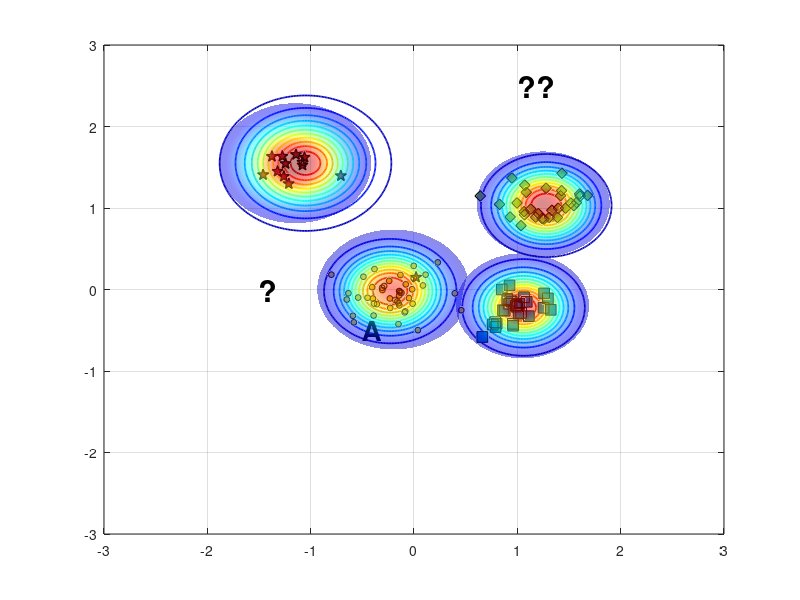

MATLAB code for this plot: (Note: this script raises an error after producing the figure.)
%% Reproduce EVM-style demo figure (no toolboxes)
clear; close all; clc; rng(7);

% ---------- 1) 合成四类二维数据 ----------
% 类中心（大致对应图中位置）
C_star  = [-1.15  1.55];   % 红色星
C_diam  = [ 1.25  1.05];   % 绿色菱形
C_square= [ 1.05 -0.20];   % 蓝色方块
C_dot   = [-0.20  0.00];   % 蓝色小点（被 A 标注影响的那簇）

% 协方差（控制每簇形状）
S = @(sx,sy,rho)[sx^2 rho*sx*sy; rho*sx*sy sy^2];
Sig_star   = S(0.18,0.20, 0.05);
Sig_diam   = S(0.22,0.18,-0.10);
Sig_square = S(0.20,0.16, 0.05);
Sig_dot    = S(0.25,0.18, 0.00);

% 从高斯采样（不用 mvnrnd）
sample = @(N,mu,SIG) (randn(N,2)*chol(SIG,'lower') + mu);

X_star   = sample(12,C_star,   Sig_star);
X_diam   = sample(30,C_diam,   Sig_diam);
X_square = sample(28,C_square, Sig_square);
X_dot    = sample(45,C_dot,    Sig_dot);

% 加一个“离群星”靠近 A（见原图左中）
X_star = [X_star; 0.02 0.15];

% ---------- 2) 底面散点与样式 ----------
figure('Color','w','Position',[100,100,800,600]);
hold on; box on; grid on;
z0 = 0; % 所有散点都放在 z=0 的平面

% 确保按照绘制顺序叠放，便于把散点置顶
set(gca,'SortMethod','childorder');

h_star   = scatter3(X_star(:,1),  X_star(:,2),  z0+zeros(size(X_star,1),1),  70, ...
        'pentagram', 'filled', 'MarkerEdgeColor','k', 'MarkerFaceColor',[0.635294 0.0784314 0.184314], 'LineWidth',1.0); % 红色五角星 #A2142F
h_diam   = scatter3(X_diam(:,1),  X_diam(:,2),  z0+zeros(size(X_diam,1),1),  60, ...
        'd', 'filled', 'MarkerEdgeColor','k', 'MarkerFaceColor',[0.466667 0.674510 0.188235]); % 绿色菱形 #77AC30
h_square = scatter3(X_square(:,1),X_square(:,2),z0+zeros(size(X_square,1),1),60, ...
        's', 'filled', 'MarkerEdgeColor','k', 'MarkerFaceColor',[0 0.447059 0.741176]); % 蓝色正方形 #0072BD
h_dot    = scatter3(X_dot(:,1),   X_dot(:,2),   z0+zeros(size(X_dot,1),1),   18, ...
        'o', 'filled', 'MarkerEdgeColor','k', 'MarkerFaceColor',[0.929412 0.694118 0.125490]); % 黄色圆形 #EDB120


% ---------- 3) ψ-model 等值环（彩色同心） ----------
% 采用带形状参的径向函数 psi(r) = exp(-(r/s)^t)
psi = @(X,Y,cx,cy,s,t) exp( - ( sqrt((X-cx).^2 + (Y-cy).^2) ./ s ).^t );

% 选几处“极端向量/代表点”（包含 A 所在）
EV = [ -0.23 -0.02 ;   % A 对应蓝点极端向量
        1.06 -0.22 ;   % 蓝方块
        1.28  1.03 ;   % 绿菱形
       -1.05  1.55 ];  % 红星
scale = [0.42, 0.36, 0.40, 0.48];   % 各自 scale
shape = [2.6,  2.2,  2.4,  2.0];    % 各自 shape

% 网格
[xg,yg] = meshgrid(linspace(-3,3,400));
colormap(jet); caxis([0 1]);

% 等高线层级（红到蓝：高到低）
levels = linspace(1.0,0.05,12);

for k = 1:size(EV,1)
    Z = psi(xg,yg,EV(k,1),EV(k,2),scale(k),shape(k));
    [~, h] = contour(xg,yg,Z,levels);    % 直接画在底面，保持颜色映射
    set(h,'LineWidth',1.25);

    % 将等高线明确压到 z=0（兼容不同 MATLAB 版本）
    ch = get(h,'Children');
    for ic = 1:numel(ch)
        zd = get(ch(ic),'ZData');
        if ~isempty(zd)
            set(ch(ic),'ZData',zeros(size(zd))); % 强制贴在 z=0
        end
    end
end

% 标出 A 与问号
h_A = text(-0.5,-0.5,0,'A','FontWeight','bold','FontSize',20,'Color','k');
text( 1, 2.5,0,'??','FontWeight','bold','FontSize',22,'Color','k');
text( -1.5,0,0,'?','FontWeight','bold','FontSize',22,'Color','k');

% ---------- 4) 上方半透明“钟形面”（表示类支持/概率） ----------
% 用四个高斯穹顶，中心与各簇一致
gauss2 = @(X,Y,cx,cy,s) exp(-((X-cx).^2 + (Y-cy).^2)/(2*s^2));
tops  = {C_star, C_diam, C_square, C_dot};
sigT  = [0.32 0.28 0.28 0.32];   % 调小 sigma，使穹顶更集中
amp   = [1.05 0.95 0.90 0.85];

% 抬高穹顶，并缩小每个穹顶的覆盖范围（为每个穹顶使用局部网格）
zlift      = 0.22;   % 统一抬高量（不改变颜色映射）
spanFactor = 2.3;    % 每个穹顶半宽 = spanFactor * sigma（越小覆盖越小）
gridN      = 121;    % 局部网格分辨率
thetaN     = 181;    % 角向分辨率（圆形采样）

for i=1:4
    cx = tops{i}(1); cy = tops{i}(2);
    span = spanFactor * sigT(i);
    % 极坐标圆形采样
    rVec = linspace(0, span, gridN);
    thVec = linspace(0, 2*pi, thetaN);
    [Rg, Tg] = ndgrid(rVec, thVec);
    xgi = cx + Rg .* cos(Tg);
    ygi = cy + Rg .* sin(Tg);

    Zt = amp(i) * gauss2(xgi,ygi,cx,cy,sigT(i));
    % 用 Zt 作为颜色，Zt+zlift 作为高度，从而抬高且保留原色
    s1 = surf(xgi,ygi, Zt + zlift, Zt, 'EdgeColor','none', 'FaceAlpha',0.45);
end
shading interp; 
% camlight headlight; 
lighting gouraud;

% 将散点推到顶层
uistack([h_star h_diam h_square h_dot], 'top');
% 将A推到顶层
uistack(h_A, 'top');

% ---------- 5) 轴、视角与观感 ----------
xlim([-2 2]); ylim([-1 3]); zlim([0 1.25]); view(47,21);
axis vis3d; daspect([1 1 0.8]);
set(gca,'FontName','Times New Roman','FontSize',12,'LineWidth',1);
% xlabel('x'); ylabel('y'); zlabel('score / \psi');

% 网格和背景风格
grid on; 
% set(gca,'GridAlpha',0.2,'MinorGridAlpha',0.2);
